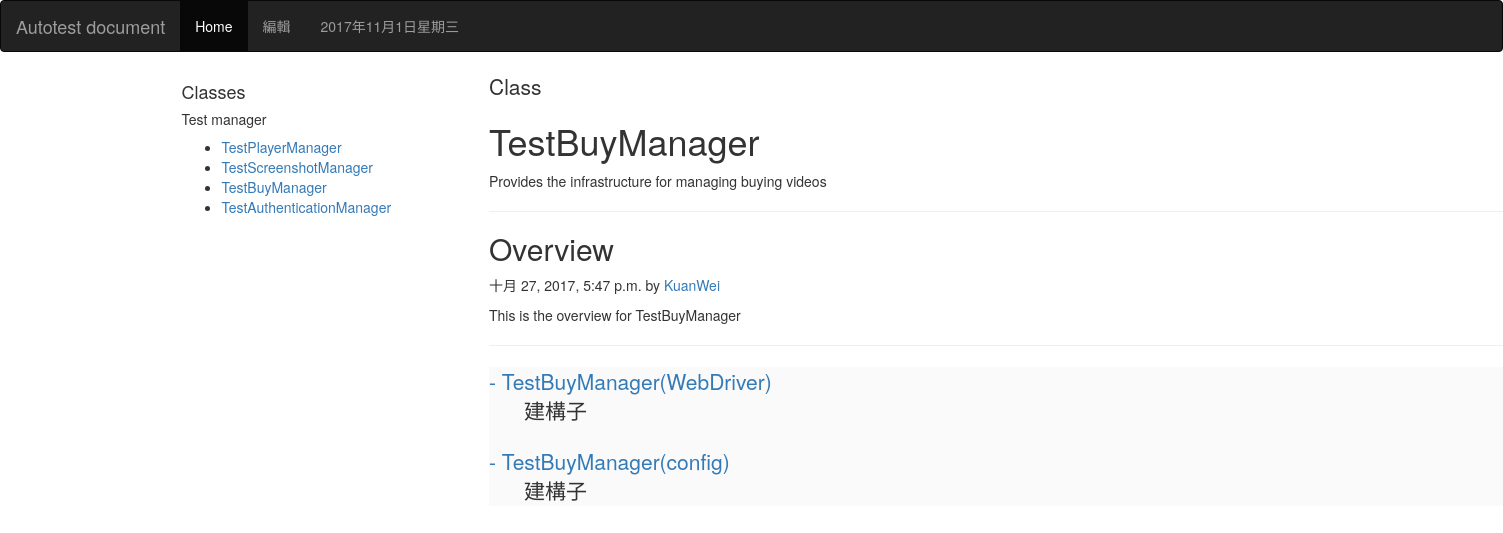
Screenshot of /detail/3/ with the database file from the repository.
### documentapp/models.py (models this page shows, shortened)
class document(models.Model):
    cClassName = models.CharField(max_length=100, null=False)
    cClassDescription = models.CharField(max_length=300, null=False)
    cClassOverview = models.CharField(max_length=1000, null=False)
    cAuthor = models.CharField(max_length=50, null=True)
    cCreateTime = models.DateTimeField(auto_now=True)

class functionModel(models.Model):
    fdocument = models.ForeignKey('document', on_delete=models.CASCADE)
    functionName = models.CharField(max_length=300, null=False)
    functionDescription = models.CharField(max_length=500, null=False)

### documentapp/views.py (the view)
# urls.py: url(r'^detail/(\d+)/$', views.detail),
def detail(request, id=None):
	if id!=None:
		if request.method == "POST":  #如果是以POST方式才處理
			id=request.POST['cId'] #取得表單輸入的編號
		try:
			documents = document.objects.all().order_by('id')  #讀取資料表, 依 id 遞增排序
			unit = document.objects.get(id=id)
			functions = functionModel.objects.filter(fdocument__id=id).order_by('id')
		except:
			message = "讀取錯誤!"
	return render(request, "detail.html", locals())

### templates/detail.html (shortened to what this page needs)
{% extends 'base.html' %}  {% block content %}
<main>
    <div class="container">
        <div class="row">
            <div class="col-md-3">
                <div class="sidebar">
                    <h4>Classes</h4>
                    <h5>Test manager</h5>
                    <ul id="class-list">
                        {% for docuement in documents %}
                        <li><a href="/detail/{{docuement.id}}/">{{ docuement.cClassName }}</a></li>
                        {% endfor %}
                    </ul>
                </div>
            </div>
            <div class="col-md-9">
                <div class="container">
                    <div class="blog-header">
                        <p class="lead">Class</p>
                        <h1 id="topic-heading">{{ unit.cClassName }}</h1>
                        <div id="topic-description">{{ unit.cClassDescription}}</div>
                        <hr>
                    </div>
                    <h2>Overview</h2>
                    <p class="blog-post-meta">{{ unit.cCreateTime }} by <a href="#">{{ unit.cAuthor }}</a></p>
                    <p id="overview">{{ unit.cClassOverview}}</p>
                    <hr />
                    <div class="alt-light">
                        {% for function in functions %}
                        <div class='function-list'>
                            <a href='#' class='function-title'><span class='lead'>{{function.functionName}}</span></a>
                            <div class='function-description'>
                                <span class='lead'>{{function.functionDescription}}</span>
                            </div>
                        </div>
                        {% endfor %}
                    </div>
                </div>
            </div>
        </div>
    </div>
</main>
<footer>
</footer>
{% endblock %}

### static/css/style.css (style rules this page uses)
.alt-light { background-color: #fafafa; }
.function-list { margin-top: 1.5em; }
.function-description { padding-left: 2.5em; }
footer { height: 2em; }

### rows the page displays
document: cClassName "TestPlayerManager"
document: cClassName "TestScreenshotManager"
document: cClassName "TestBuyManager", cClassDescription "Provides the infrastructure for managing buying videos", cCreateTime "十月 27, 2017, 5:47 p.m.", cAuthor "KuanWei", cClassOverview "This is the overview for TestBuyManager"
document: cClassName "TestAuthenticationManager"
functionModel: functionName "- TestBuyManager(WebDriver)", functionDescription "建構子"
functionModel: functionName "- TestBuyManager(config)", functionDescription "建構子"
